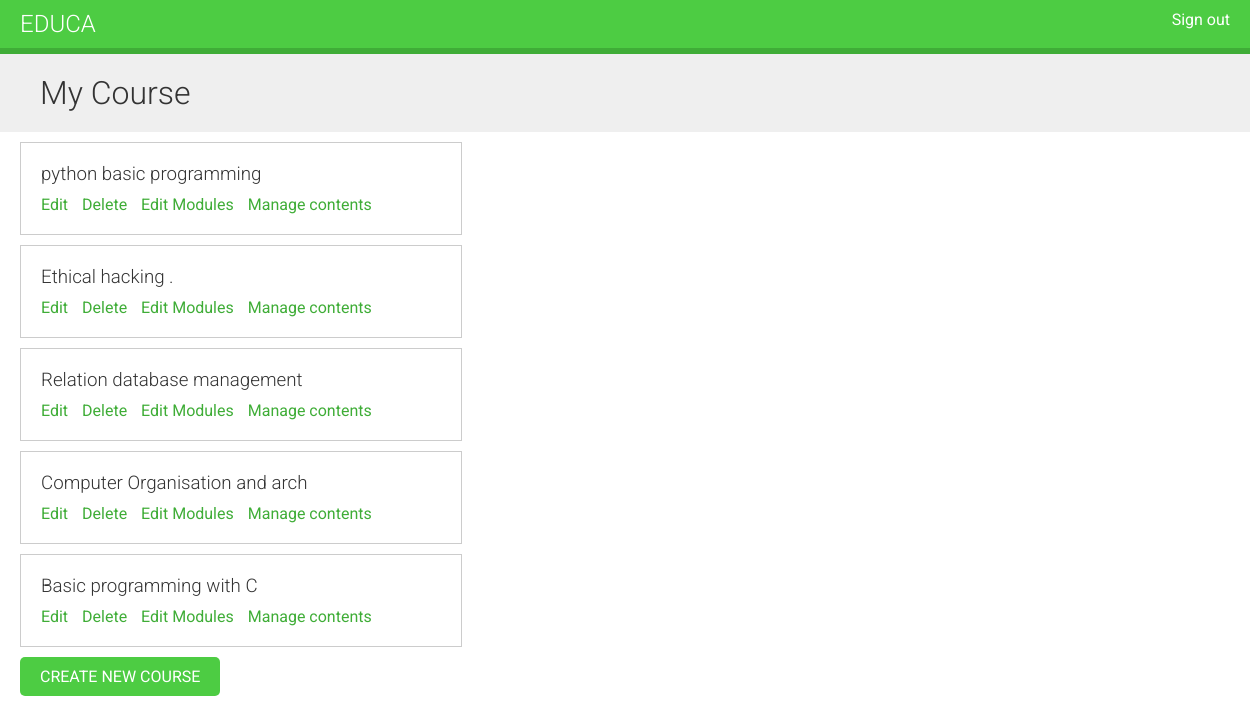
The page /course/mine/ (signed in) on the database its author committed.
### courses/models.py (models this page shows, shortened)
class Course(models.Model):
    owner = models.ForeignKey(User,
                              related_name='course_created',
                              on_delete=models.CASCADE)
    subject = models.ForeignKey(Subject,
                                related_name='courses',
                                on_delete=models.CASCADE)
    title = models.CharField(max_length=150)
    slug = models.SlugField(max_length=150,unique=True)
    overview = models.TextField()
    created = models.DateTimeField(auto_now_add=True)
    students = models.ManyToManyField(User,
                                      related_name = 'courses_joined',
                                      blank=True)
    class Meta:
        ordering = ['-created']

### courses/views.py (the view)
class ManageCourseListView(OwnerCourseMixin, ListView):
    template_name = 'courses/manage/course/list.html'
    permission_required = 'courses.view_course'

### courses/views.py (called while the page is built)
    def get_queryset(self):
        qs = super().get_queryset()
        return qs.filter(owner = self.request.user)

### courses/templates/courses/manage/course/list.html (shortened to what this page needs)
{% extends "base.html" %}
{% block content %}
   <h1>My Course</h1>
   <div class="module">
   {% for course in object_list %}
     <div class="course-info">
       <h3>{{ course.title }}</h3>
       <p>
         <a href="{% url "course_edit" course.id %}">Edit</a>
         <a href="{% url "course_delete" course.id %}">Delete</a>
         <a href="{% url "course_module_update" course.id %}">Edit Modules</a>
         {% if course.modules.count > 0 %}
            <a href="{% url "module_content_list" course.modules.first.id %}">
            Manage contents
            </a>
          {% endif %}
       </p>
     </div>
    {% empty %}
    <p>You have not created any course .</p>
   {% endfor %}
   <p>
     <a href="{% url "course_create" %}" class="button">Create new Course</a>
   </p>
   </div>
{% endblock %}

### courses/static/css/base.css (style rules this page uses)
body { margin:0; font-family:'Roboto', sans-serif; font-weight:400; color:#333; }
a { color:#3fad37; text-decoration:none; }
h1, h2, h3, h4, h5, h6 { font-family:'Roboto', sans-serif; font-weight:300; }
h1 { background:#efefef; width:100%; overflow:auto; padding:20px 0 20px 40px; margin:0; }
.module { padding:10px 20px; float:left; width:600px; }
.module h3 { margin:20px 0 0; padding:0; width:100%; }
.module p { margin:10px 0 20px; width:100%; float:left; }
input[type=submit], a.button { border-radius:5px; background:#4dcc43; color:#fff; font-size:16px; text-transform:uppercase; border:none; padding:10px 20px; margin:20px 0; }
.course-info { border:1px solid #ccc; padding:0 20px; margin-bottom:10px; width:400px; overflow:auto; }
.course-info a { margin-right:10px; }

### rows shown on the page
Course: title "python basic programming", shows "Manage contents"
Course: title "Ethical hacking .", shows "Manage contents"
Course: title "Relation database management", shows "Manage contents"
Course: title "Computer Organisation and arch", shows "Manage contents"
Course: title "Basic programming with C", shows "Manage contents"
